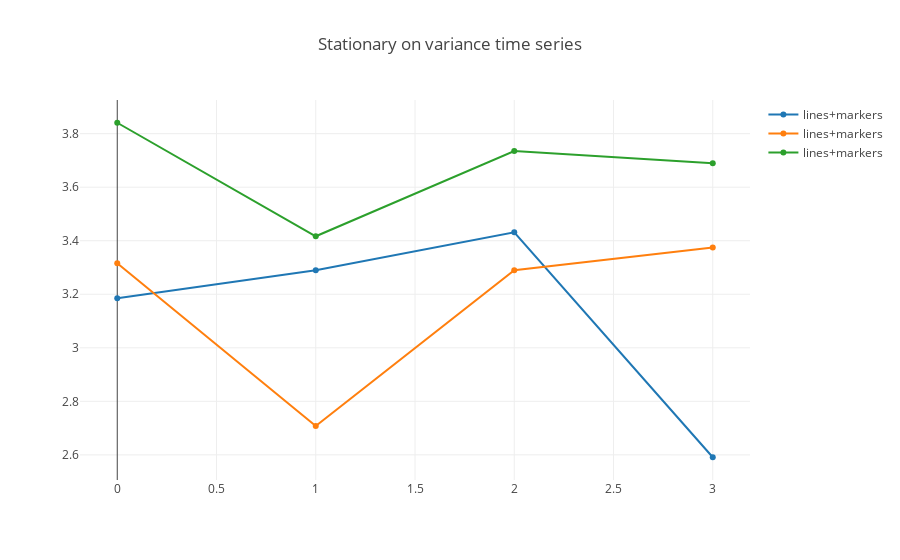

Notebook source saved alongside this figure:
### Code cell
# Plot to vizualized differences
trace0 = go.Scatter(
    y = Xlog10[0],
    x = np.arange(0, Xlog10[0].max()),
    mode = 'lines+markers',
    name = 'lines+markers'
)

trace1 = go.Scatter(
    y = Xlog10[2500],
    x = np.arange(0, Xlog10[0].max()),
    mode = 'lines+markers',
    name = 'lines+markers'
)

trace2 = go.Scatter(
    y = Xlog10[5000],
    x = np.arange(0, Xlog10[0].max()),
    mode = 'lines+markers',
    name = 'lines+markers'
)

log10_data = [trace0, trace1, trace2]

layout = go.Layout(title='Stationary on variance time series', showlegend=True)
fig = go.Figure(data=log10_data, layout=layout)

iplot(fig, filename='show-legend')
